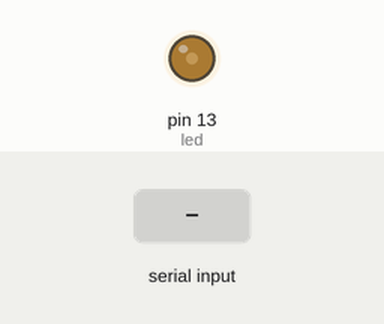
This sketch was run on a simulated Arduino Uno, built with avr-gcc and run on an emulated ATmega328P. On the bench: output pins drawn as LEDs (lit = HIGH). Dashed ring = blinking. Inputs (shaded band) come from the test bench. What the sketch prints to the serial monitor is not drawn.

Above: at 1.2 s.
1.3 s: "1" received over Serial
At 2.5 s:
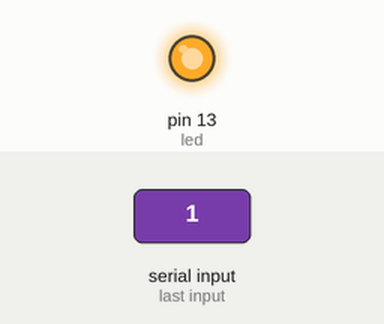
4.3 s: "2" received over Serial
At 7.1 s:
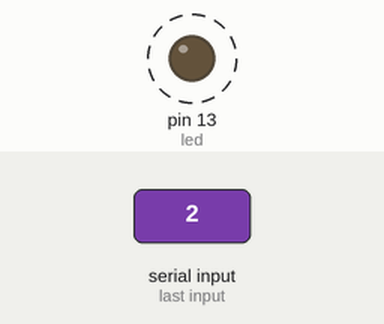
Timing chart, 0 to 13.3 s (numbered marks = the images above; inputs shaded):
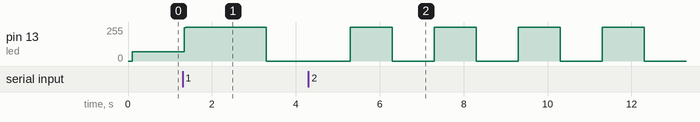

Measured:
- after the input at 1.3 s, pin 13 (led): 71/255 → 255/255 at once, → 0/255 2.0 s later
- after the input at 4.3 s, pin 13 (led): alternates 255/255 for 1.0 s and 0/255 for 1.0 s, starting after 2.0 s

The sketch:

blink.ino
```cpp
//define
char mode = 0;
int interval = 0;
int led = 13;


//setup
void setup() {
  pinMode(led, OUTPUT);
  Serial.begin(9600);
  Serial.println("Please select the flash rate by the number:");
  Serial.println("1. Flash rate is 2 sec.");
  Serial.println("2. Flash rate is 1 sec.");
  Serial.println("3. Flash rate is 0.5 sec.");
}


//loop
void loop() {
  if(Serial.available()){
    mode = Serial.read();
    delta();
  }
  flash();
}

void delta(){
  switch (mode) {
      case '1':
        interval = 2000;
        break;
      case '2':
        interval = 1000;
        break;
      case '3':
        interval = 500;
        break;
      default:
        break;
  }
}

void flash(){
  digitalWrite(led, HIGH);
  delay(interval);
  digitalWrite(led, LOW);
  delay(interval);
}
```
